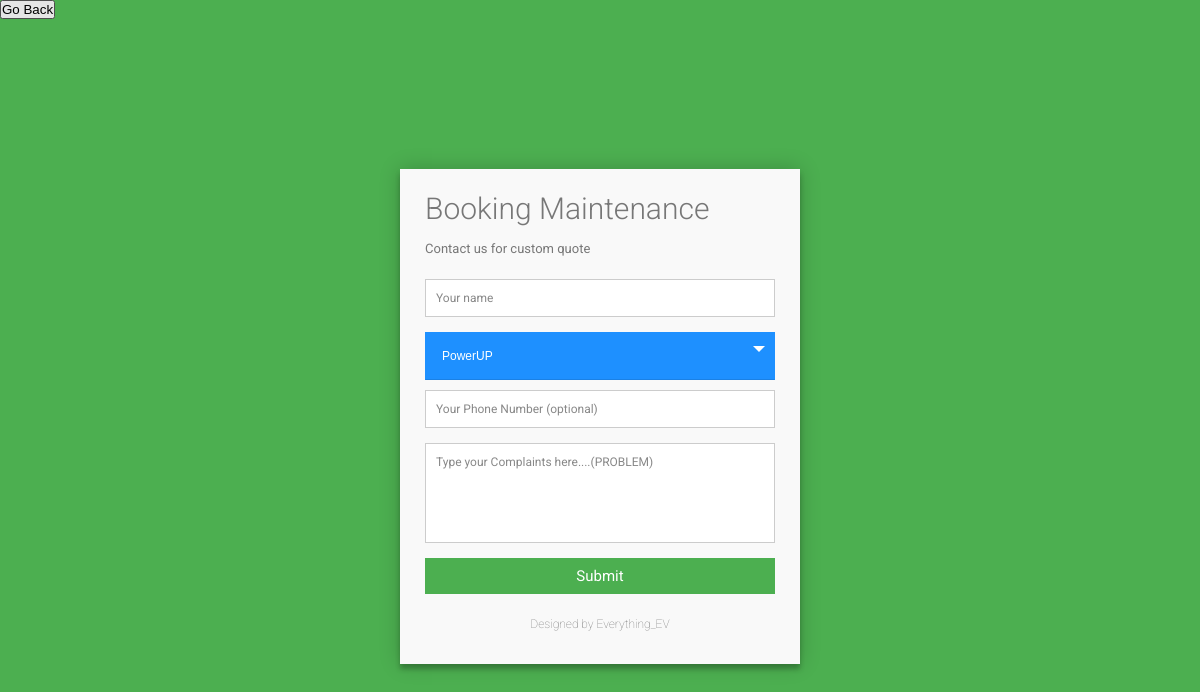
Before: /book/4 (signed in) with the older database file.
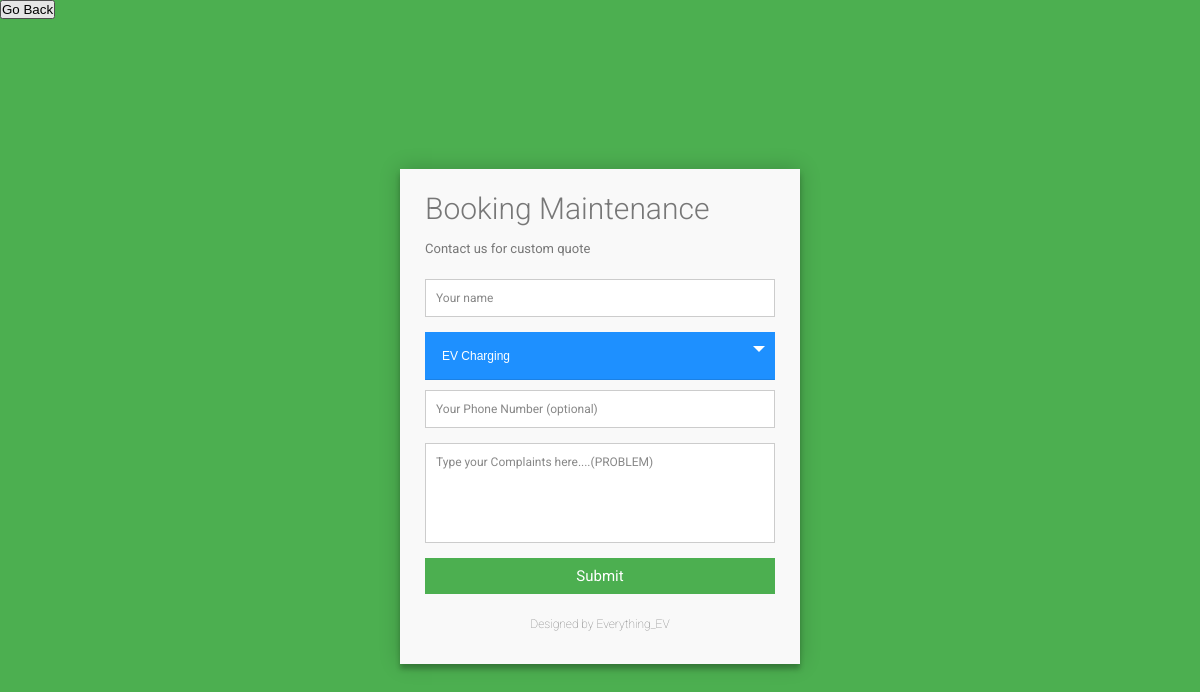
After: the same page with the newer database file.
### userapp/models.py (models this page shows, shortened)
class ChargingStation(models.Model):
    name = models.CharField(max_length=100, default=csnames)
    city = models.CharField(max_length=100, default="city")
    suburb = models.CharField(max_length=100, default="suburb")
    owner = models.ForeignKey(Provider, on_delete=models.CASCADE, related_name="ownerof")
    lat = models.DecimalField(max_digits=9, decimal_places=6, default=0.00)
    lng = models.DecimalField(max_digits=9, decimal_places=6, default=0.00)
    no_of_ports = models.IntegerField(default=portscount)
    available_ports = models.IntegerField(default=0)
    fast_dc = models.IntegerField(default=fasports)
    created_at = models.DateTimeField(default=timezone.now)
    slow_ac = models.IntegerField(default=slowports)
    price_kwh = models.DecimalField(max_digits=5, decimal_places=2, default=12)
    restroom = models.BooleanField(default=False)
    cctv = models.BooleanField(default=True)
    opening_time = models.TimeField(default=starttime)
    closing_time = models.TimeField(default=stoptime)
    image = models.ImageField(null=True, upload_to='station_pics')
    class Meta():
        ordering = ['-created_at']

### userapp/views.py (the view, shortened to what this page needs)
# urls.py: path('book/<int:pk>', views.bookMaintenanceMan, name="bookingMm"),
@login_required
def bookMaintenanceMan(request, pk):
    cscount = ChargingStation.objects.filter(owner=request.user.provider)
    if request.user.is_provider:
        return render(request, "booking.html", {'cs': cscount})

### templates/booking.html (shortened to what this page needs)
<head><meta name="viewport" content="width=device-width, initial-scale=1.0">
</head>
{%block body%}
<button onclick="goBack()">Go Back</button>
<div class="container">
  {%if record%}
  <h1 style="color: rgb(247, 232, 35);"> You have Already Booked !!!</h1>
  <br><br><br>
  <h3 style="color: rgb(78, 67, 67);">1) Maintenance Man Name---<b>{{record.Mm.name}}</b></h3>
  <h3 style="color: rgb(78, 67, 67);">2) Maintenance Man Phone 1---{{record.Mm.ph1}}</h3>
  <h3 style="color: rgb(78, 67, 67);">3) Maintenance Man Phone 2---{{record.Mm.ph2}}</h3>
  <h3 style="color: rgb(78, 67, 67);">4) Maintenance Man Office Address---{{record.Mm.OfficeAdd}}</h3>
  <h3 style="color: rgb(78, 67, 67);">5) Maintenance Man Locality---{{record.Mm.AreaLocality}}</h3>
  {%else%}
  <form id="contact" action="" method="post">
    <h3>Booking Maintenance</h3>
    <h4>Contact us for custom quote</h4>
    <fieldset>
      <input placeholder="Your name" type="text"  tabindex="1" required autofocus>
    </fieldset>
    <fieldset>
      <div class="custom-select" style="width:350px;">
    <select id="cars" name="Cs">
      {%for d in cs%}
      <option value="{{d.name}}">{{d.name}}</option>
      {%endfor%}
    </select>
  </div>
    </fieldset>
    <fieldset>
      <input placeholder="Your Phone Number (optional)" id="phone" name="phone" type="tel" tabindex="3" required>
    </fieldset>
    <fieldset>
      <textarea placeholder="Type your Complaints here....(PROBLEM)" id="fname" name="problem" tabindex="5" required></textarea>
    </fieldset>
    {%if cs%}
    <fieldset>
      <button name="submit" type="submit" id="contact-submit" data-submit="...Sending">Submit</button>
    </fieldset>
    {% else %}
    <fieldset>
    <button style="padding: 20%;" id="contact-submit" data-submit="...Sending" onclick="goBack()">You Don't Have Charging Station Can't Book <br> "**Go Back**"</button>
    </fieldset>
    {%endif%}
    <p class="copyright">Designed by <a  target="_blank" title="Colorlib">Everything_EV</a></p>
  </form>
  {%endif%}
</div>
{% endblock %}

Changed rows visible on the page:
no longer on this page (row unchanged): ChargingStation: name "PowerUP"
added ChargingStation: name "EV Charging"
